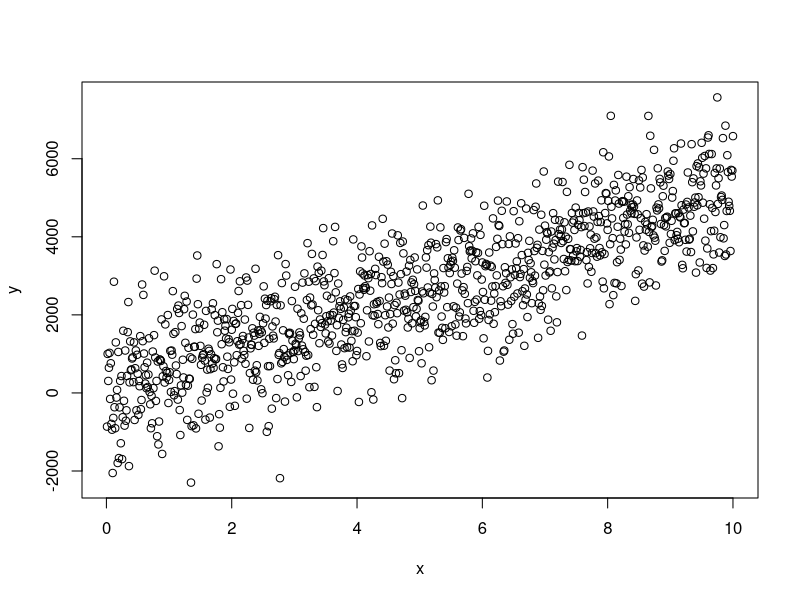
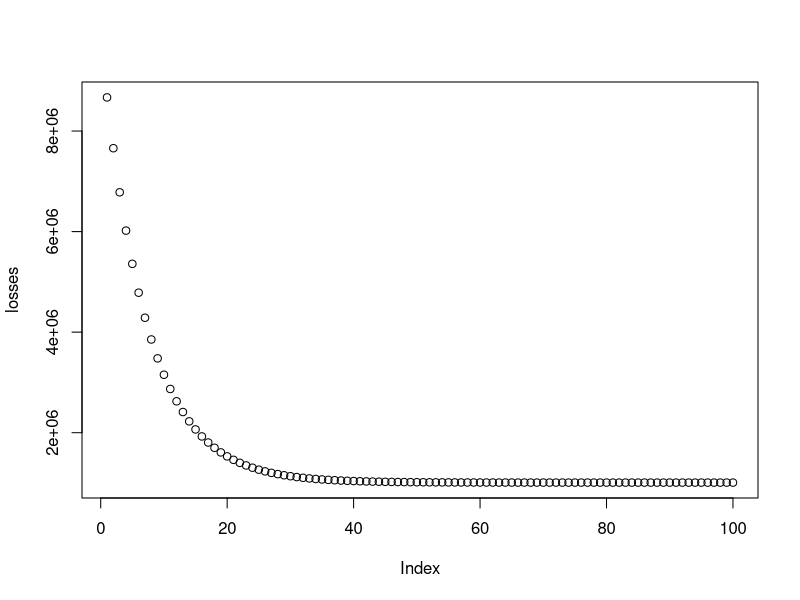
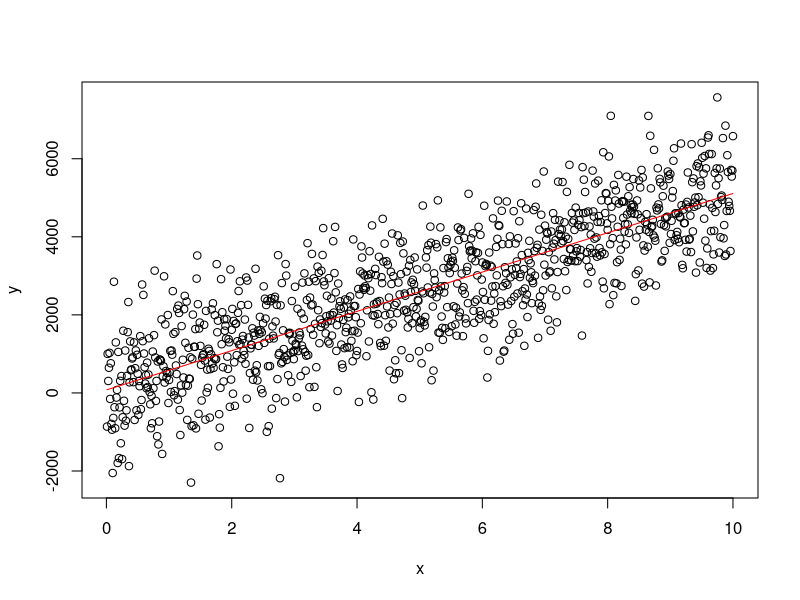

Recreate these plots in R, in order.
## ---- chunk 1
NUM_SAMPLES = 1000
SLOPE = 500
BIAS = 99

x = seq(0.01,10,by=0.01)
y = seq(0.01,10,by=0.01)

for (i in 1:length(x)) {
  y[i] = SLOPE * x[i] + BIAS + rnorm(1, mean=0, sd=1000)
}

plot(x,y)
## ---- chunk 2
step_size = 1e-3

# Gradient of mean squared error. 
gradient = function(w) {
  acc = c(0,0)
  for (i in 1:NUM_SAMPLES) {
    xi = c(1, x[i])
    acc = acc + 2 * xi * (sum(w * xi) - y[i])
  }
  return(acc / NUM_SAMPLES)
}

# Average squared error. 
loss = function(w) {
  acc = 0
  for (i in 1:NUM_SAMPLES) {
    xi = c(1, x[i])
    acc = acc + (y[i] - sum(xi * w)) ^ 2
  }
  return(acc / NUM_SAMPLES)
}
## ---- chunk 3
w = c(1, 1)
losses = c()

for (i in 1:100) {
  grad = gradient(w)
  w = w - step_size * grad
  losses[i] = loss(w)
}

plot(losses)
## ---- chunk 4
plot(x, y)
min_y = min(x) * w[2] + w[1]
max_y = max(x) * w[2] + w[1]
lines(c(min(x), max(x)), c(min_y, max_y), col="red")
